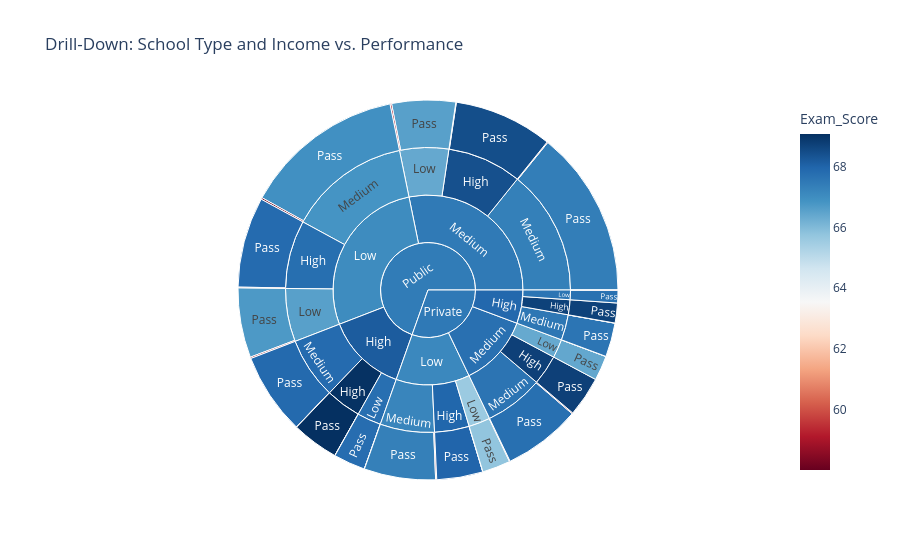

This figure's notebook cell:
### Markdown cell above
<p style="color:MidnightBlue;font-family:ConicSansMS;font-size:18px;">Sunburst

### Code cell
figure = px.sunburst(
    df, 
    path=['School_Type', 'Family_Income', 'Parental_Involvement', 'Result'], 
    values='Exam_Score',
    color='Exam_Score', 
    color_continuous_scale='RdBu',
    title="Drill-Down: School Type and Income vs. Performance"
)
figure.show()

### Figure 1 — Plotly figure (JSON) as saved in the notebook; plotly's stock layout.template omitted (floating-point values rounded to 4 significant figures)
{"data": [{"branchvalues": "total", "customdata": [[66.73], [66.58], [67.38], [67.33], [67.79], [67.73], [67.88], [66.42], [67.6], [66.93], [67.84], [69.07], [67.98], [68.47], [65.76], [68.74], [68.71], [67.71], [58.5], [59.0], [58.8], [58.17], [58.43], [58.02], [58.34], [58.8], [58.45], [59.0], [58.41], [58.28], [59.0], [59.0], [59.0], [59.0], [66.57], [66.39], [67.34], [67.2], [67.75], [67.62], [67.84], [66.38], [67.56], [66.84], [67.76], [69.04], [67.95], [68.42], [65.59], [68.74], [68.71], [67.6], [67.04], [67.48], [67.12], [68.17], [67.72], [67.91], [67.44], [67.51]], "domain": {"x": [0, 1], "y": [0, 1]}, "hovertemplate": "labels=%{label}<br>Exam_Score_sum=%{value}<br>parent=%{parent}<br>id=%{id}<br>Exam_Score=%{color}<extra></extra>", "ids": ["Public/Low/Low/Pass", "Public/Medium/Low/Pass", "Public/Medium/Medium/Pass", "Private/Low/Medium/Pass", "Public/High/Low/Pass", "Private/Medium/Medium/Pass", "Public/High/Medium/Pass", "Private/Medium/Low/Pass", "Private/High/Medium/Pass", "Public/Low/Medium/Pass", "Public/Low/High/Pass", "Public/High/High/Pass", "Private/Low/High/Pass", "Public/Medium/High/Pass", "Private/Low/Low/Pass", "Private/Medium/High/Pass", "Private/High/High/Pass", "Private/High/Low/Pass", "Public/High/Medium/Fail", "Private/High/Low/Fail", "Public/Medium/Medium/Fail", "Private/Medium/Medium/Fail", "Private/Low/Medium/Fail", "Public/Low/Medium/Fail", "Public/Medium/High/Fail", "Public/Medium/Low/Fail", "Public/Low/Low/Fail", "Private/Medium/Low/Fail", "Public/Low/High/Fail", "Private/Low/Low/Fail", "Private/High/Medium/Fail", "Public/High/Low/Fail", "Private/Low/High/Fail", "Public/High/High/Fail", "Public/Low/Low", "Public/Medium/Low", "Public/Medium/Medium", "Private/Low/Medium", "Public/High/Low", "Private/Medium/Medium", "Public/High/Medium", "Private/Medium/Low", "Private/High/Medium", "Public/Low/Medium", "Public/Low/High", "Public/High/High", "Private/Low/High", "Public/Medium/High", "Private/Low/Low", "Private/Medium/High", "Private/High/High", "Private/High/Low", "Public/Low", "Public/Medium", "Private/Low", "Public/High", "Private/Medium", "Private/High", "Public", "Private"], "labels": ["Pass", "Pass", "Pass", "Pass", "Pass", "Pass", "Pass", "Pass", "Pass", "Pass", "Pass", "Pass", "Pass", "Pass", "Pass", "Pass", "Pass", "Pass", "Fail", "Fail", "Fail", "Fail", "Fail", "Fail", "Fail", "Fail", "Fail", "Fail", "Fail", "Fail", "Fail", "Fail", "Fail", "Fail", "Low", "Low", "Medium", "Medium", "Low", "Medium", "Medium", "Low", "Medium", "Medium", "High", "High", "High", "High", "Low", "High", "High", "Low", "Low", "Medium", "Low", "High", "Medium", "High", "Public", "Private"], "marker": {"coloraxis": "coloraxis", "colors": [66.73, 66.58, 67.38, 67.33, 67.79, 67.73, 67.88, 66.42, 67.6, 66.93, 67.84, 69.07, 67.98, 68.47, 65.76, 68.74, 68.71, 67.71, 58.5, 59.0, 58.8, 58.17, 58.43, 58.02, 58.34, 58.8, 58.45, 59.0, 58.41, 58.28, 59.0, 59.0, 59.0, 59.0, 66.57, 66.39, 67.34, 67.2, 67.75, 67.62, 67.84, 66.38, 67.56, 66.84, 67.76, 69.04, 67.95, 68.42, 65.59, 68.74, 68.71, 67.6, 67.04, 67.48, 67.12, 68.17, 67.72, 67.91, 67.44, 67.51]}, "name": "", "parents": ["Public/Low/Low", "Public/Medium/Low", "Public/Medium/Medium", "Private/Low/Medium", "Public/High/Low", "Private/Medium/Medium", "Public/High/Medium", "Private/Medium/Low", "Private/High/Medium", "Public/Low/Medium", "Public/Low/High", "Public/High/High", "Private/Low/High", "Public/Medium/High", "Private/Low/Low", "Private/Medium/High", "Private/High/High", "Private/High/Low", "Public/High/Medium", "Private/High/Low", "Public/Medium/Medium", "Private/Medium/Medium", "Private/Low/Medium", "Public/Low/Medium", "Public/Medium/High", "Public/Medium/Low", "Public/Low/Low", "Private/Medium/Low", "Public/Low/High", "Private/Low/Low", "Private/High/Medium", "Public/High/Low", "Private/Low/High", "Public/High/High", "Public/Low", "Public/Medium", "Public/Medium", "Private/Low", "Public/High", "Private/Medium", "Public/High", "Private/Medium", "Private/High", "Public/Low", "Public/Low", "Public/High", "Private/Low", "Public/Medium", "Private/Low", "Private/Medium", "Private/High", "Private/High", "Public", "Public", "Private", "Public", "Private", "Private", "", ""], "type": "sunburst", "values": [26330.0, 24090.0, 62840.0, 26980.0, 12000.0, 29310.0, 30840.0, 9348.0, 12810.0, 60940.0, 34170.0, 17760.0, 17420.0, 37320.0, 10630.0, 15140.0, 7521.0, 4796.0, 117.0, 59.0, 294.0, 349.0, 409.0, 638.0, 175.0, 588.0, 526.0, 59.0, 292.0, 233.0, 59.0, 59.0, 59.0, 59.0, 26850.0, 24680.0, 63130.0, 27390.0, 12060.0, 29660.0, 30960.0, 9407.0, 12870.0, 61570.0, 34460.0, 17820.0, 17480.0, 37500.0, 10860.0, 15140.0, 7521.0, 4855.0, 122900.0, 125300.0, 55730.0, 60840.0, 54200.0, 25250.0, 309000.0, 135200.0]}], "layout": {"coloraxis": {"colorbar": {"title": {"text": "Exam_Score"}}, "colorscale": [[0, "rgb(103,0,31)"], [0.1, "rgb(178,24,43)"], [0.2, "rgb(214,96,77)"], [0.3, "rgb(244,165,130)"], [0.4, "rgb(253,219,199)"], [0.5, "rgb(247,247,247)"], [0.6, "rgb(209,229,240)"], [0.7, "rgb(146,197,222)"], [0.8, "rgb(67,147,195)"], [0.9, "rgb(33,102,172)"], [1, "rgb(5,48,97)"]]}, "legend": {"tracegroupgap": 0}, "title": {"text": "Drill-Down: School Type and Income vs. Performance"}}}
